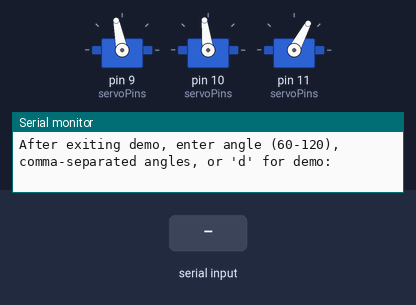
A sketch run on a simulated Arduino Uno, built with avr-gcc and run on an emulated ATmega328P. On the bench: 3 × servo, the last lines printed to the serial monitor. The inputs (shaded band) are chosen by the test bench. Random numbers use the default seed unless the sketch sets one.

Above: at 1.28 s.
1.3 s: "d,150\n" received over Serial
At 3.29 s:
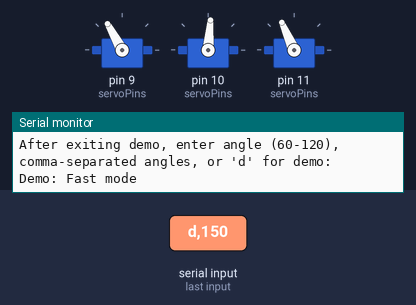
4.8 s: "d,1\n" received over Serial
At 4.8 s:
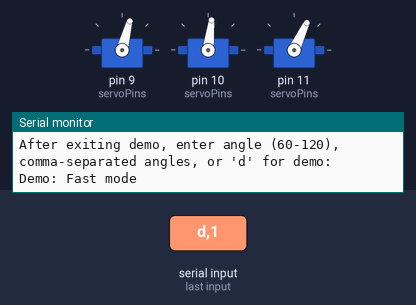
6.3 s: "d\n" received over Serial
At 6.54 s:
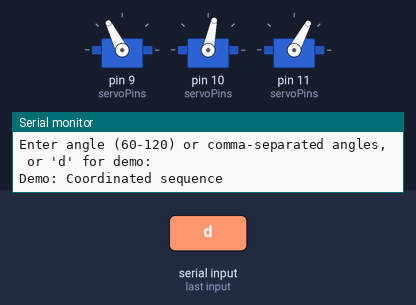
9.8 s: "d\n" received over Serial
17.1 s: "30,150,10\n" received over Serial
18.6 s: "90,45,200\n" received over Serial
At 19.9 s:
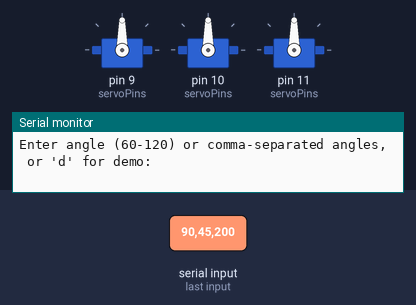
Timing chart, 0 to 21.5 s (numbered marks = the images above; inputs shaded):
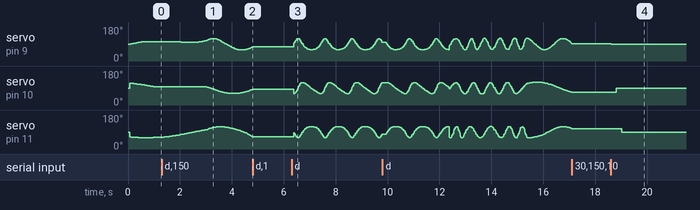

Measured:
- after the input at 18.6 s, servo on pin 9 (servoPins): 91° → 90° at once; servo on pin 10 (servoPins): 67° → 90° after 0.22 s; servo on pin 11 (servoPins): 107° → 90° after 0.42 s
- by itself, servo on pin 11 (servoPins): rises from 62° to 118° in 2.2 s, then falls to 65° in 1.3 s

The sketch:

ServoAngleController.ino
```cpp
#include <Servo.h>

Servo servos[3];                // Create array of servo objects
String inputString = "";        // String to hold incoming data
boolean stringComplete = false; // Whether the string is complete
boolean demoRunning = true;     // Flag for demo mode - start in demo mode by default

// Add these global variables at the top with other declarations
const int STEP_DELAY = 15;               // Delay between each degree of movement (milliseconds)
const int MIN_ANGLE = 60;                // Minimum allowed angle
const int MAX_ANGLE = 120;               // Maximum allowed angle
const unsigned long MOVE_DURATION = 200; // Total time for movement in milliseconds
int currentAngles[3] = {90, 90, 90};     // Keep track of current positions, start in middle
const int servoPins[3] = {9, 10, 11};    // Pins for the servos

// Ease-in-out function (returns value between 0 and 1)
float easeInOut(float t)
{
  // Using sine function for smooth acceleration/deceleration
  return (1 - cos(t * PI)) / 2;
}

void setup()
{
  Serial.begin(9600);  // Initialize serial communication
  servos[0].attach(9); // Attach servos to pins
  servos[1].attach(10);
  servos[2].attach(11);
  Serial.println("Starting in demo mode (send any character to exit)");
  Serial.println("After exiting demo, enter angle (60-120), comma-separated angles, or 'd' for demo:");
}

void moveToAngle(int targetAngle, int servoIndex)
{
  // Update constrain to use new limits
  targetAngle = constrain(targetAngle, MIN_ANGLE, MAX_ANGLE);

  int startAngle = currentAngles[servoIndex];
  int angleDistance = targetAngle - startAngle;

  unsigned long startTime = millis();

  // Animate until duration is complete
  while (millis() - startTime < MOVE_DURATION)
  {
    // Calculate progress (0 to 1)
    float progress = (float)(millis() - startTime) / MOVE_DURATION;

    // Apply easing function
    float easedProgress = easeInOut(progress);

    // Calculate new position
    currentAngles[servoIndex] = startAngle + (angleDistance * easedProgress);
    servos[servoIndex].write(currentAngles[servoIndex]);

    delay(5); // Small delay for smooth movement
  }

  // Ensure we end exactly at target
  currentAngles[servoIndex] = targetAngle;
  servos[servoIndex].write(currentAngles[servoIndex]);

  Serial.print("Servo ");
  Serial.print(servoIndex);
  Serial.print(" reached angle: ");
  Serial.println(currentAngles[servoIndex]);
}

void moveAllServos(int targetAngle)
{
  for (int i = 0; i < 3; i++)
  {
    moveToAngle(targetAngle, i);
  }
}

void runDemo()
{
  static unsigned long lastUpdate = 0;
  static int servoPhases[3] = {0, 120, 240}; // Phase offset for each servo (in degrees)
  static unsigned long speedChangeTime = 0;
  static int speedMode = 0;                                // 0: slow, 1: fast, 2: super fast
  static const unsigned long SPEED_CHANGE_INTERVAL = 3000; // Switch speed every 3 seconds
  static float individualSpeeds[3] = {1.0, 1.0, 1.0};      // Current speed multipliers
  static float targetSpeeds[3] = {1.0, 1.0, 1.0};          // Target speed multipliers
  static unsigned long lastSpeedUpdate = 0;
  static float randomOffsets[3] = {0, 0, 0}; // Current random offsets
  static float targetOffsets[3] = {0, 0, 0}; // Target random offsets
  static unsigned long lastOffsetUpdate = 0;
  static bool coordinatedMode = false;
  static unsigned long lastModeChange = 0;
  static const unsigned long MODE_CHANGE_INTERVAL = 6000; // Switch between random and coordinated every 6 seconds
  static float coordinatedAngle = 90;
  static float coordinatedPhase = 0;

  // Switch between random and coordinated modes
  if (millis() - lastModeChange >= MODE_CHANGE_INTERVAL)
  {
    lastModeChange = millis();
    coordinatedMode = !coordinatedMode;
    Serial.println(coordinatedMode ? "Demo: Coordinated sequence" : "Demo: Random movement");
    // Reset positions when switching to coordinated mode
    if (coordinatedMode)
    {
      coordinatedPhase = 0;
      coordinatedAngle = 90;
    }
  }

  if (coordinatedMode)
  {
    if (millis() - lastUpdate >= 20)
    { // Update every 20ms
      lastUpdate = millis();

      // Calculate base angle using sine wave
      coordinatedAngle = (sin(radians(coordinatedPhase)) + 1) * (MAX_ANGLE - MIN_ANGLE) / 2 + MIN_ANGLE;

      // Much faster base speed (was 2)
      float baseSpeed = 8;

      // Speed varies based on position in the wave
      float speedMultiplier = 1.0 + sin(radians(coordinatedPhase)) * 0.5; // Varies between 0.5x and 1.5x
      coordinatedPhase += baseSpeed * speedMultiplier;                    // Variable speed wave

      // Phase offset for each servo (90 degrees apart for tighter sequence)
      for (int i = 0; i < 3; i++)
      {
        float servoPhaseOffset = i * 90; // Tighter spacing between servos
        float angle = (sin(radians(coordinatedPhase - servoPhaseOffset)) + 1) * (MAX_ANGLE - MIN_ANGLE) / 2 + MIN_ANGLE;
        servos[i].write(angle);
      }
    }
    return; // Skip the random movement code when in coordinated mode
  }

  // Original random movement code
  // Gradually update random offsets every 1000ms
  if (millis() - lastOffsetUpdate >= 1000)
  {
    lastOffsetUpdate = millis();
    for (int i = 0; i < 3; i++)
    {
      targetOffsets[i] = random(-200, 201) / 100.0;
    }
  }

  // Randomly update target speeds every 500ms
  if (millis() - lastSpeedUpdate >= 500)
  {
    lastSpeedUpdate = millis();
    for (int i = 0; i < 3; i++)
    {
      if (random(100) < 30)
      {                                            // 30% chance to change speed
        targetSpeeds[i] = random(50, 150) / 100.0; // Random speed between 0.5x and 1.5x
      }
    }
  }

  // Check if it's time to change speed mode
  if (millis() - speedChangeTime >= SPEED_CHANGE_INTERVAL)
  {
    speedMode = random(3); // Randomly select mode instead of cycling
    speedChangeTime = millis();

    switch (speedMode)
    {
    case 0:
      Serial.println("Demo: Slow mode");
      break;
    case 1:
      Serial.println("Demo: Fast mode");
      break;
    case 2:
      Serial.println("Demo: SUPER FAST mode");
      break;
    }
  }

  if (millis() - lastUpdate >= 20)
  { // Update every 20ms
    lastUpdate = millis();

    // Base speed settings
    int baseIncrement;
    switch (speedMode)
    {
    case 0:
      baseIncrement = 1; // Slow
      break;
    case 1:
      baseIncrement = 4; // Fast
      break;
    case 2:
      baseIncrement = 12; // Super fast
      break;
    }

    for (int i = 0; i < 3; i++)
    {
      // Smoothly interpolate to target speeds and offsets
      individualSpeeds[i] += (targetSpeeds[i] - individualSpeeds[i]) * 0.1;
      randomOffsets[i] += (targetOffsets[i] - randomOffsets[i]) * 0.1;

      // Apply individual speed multiplier to base increment
      float phaseIncrement = baseIncrement * individualSpeeds[i];

      // Use interpolated random offset
      float angle = (sin(radians(servoPhases[i])) + 1) * (MAX_ANGLE - MIN_ANGLE) / 2 + MIN_ANGLE + randomOffsets[i];

      // Constrain the final angle
      angle = constrain(angle, MIN_ANGLE, MAX_ANGLE);
      servos[i].write(angle);

      // Update phase with individual speed
      servoPhases[i] = (servoPhases[i] + (int)phaseIncrement) % 360;
    }
  }
}

void loop()
{
  if (demoRunning)
  {
    runDemo();

    // Check if we should exit demo mode
    if (Serial.available())
    {
      demoRunning = false;
      Serial.println("\nExiting demo mode");
      Serial.println("Enter angle (60-120), comma-separated angles, or 'd' for demo:");
    }
    return;
  }

  // Process input when a complete string is received
  if (stringComplete)
  {
    // Remove newline
    inputString.trim();

    if (inputString == "d")
    {
      Serial.println("Starting demo mode (send any character to exit)");
      demoRunning = true;
    }
    else if (inputString.indexOf(',') == -1)
    {
      // Single angle mode
      int angle = inputString.toInt();
      if (angle >= MIN_ANGLE && angle <= MAX_ANGLE)
      {
        moveAllServos(angle);
      }
      else
      {
        Serial.print("Invalid angle. Please enter a number between ");
        Serial.print(MIN_ANGLE);
        Serial.print("-");
        Serial.println(MAX_ANGLE);
      }
    }
    else
    {
      // Sequence mode
      String angleStr = inputString;
      while (angleStr.length() > 0)
      {
        int commaIndex = angleStr.indexOf(',');
        int angle;

        if (commaIndex == -1)
        {
          angle = angleStr.toInt();
          angleStr = "";
        }
        else
        {
          angle = angleStr.substring(0, commaIndex).toInt();
          angleStr = angleStr.substring(commaIndex + 1);
        }

        if (angle >= MIN_ANGLE && angle <= MAX_ANGLE)
        {
          moveAllServos(angle);
        }
        else
        {
          Serial.print("Skipping invalid angle: ");
          Serial.print(angle);
          Serial.print(". Valid range is ");
          Serial.print(MIN_ANGLE);
          Serial.print("-");
          Serial.println(MAX_ANGLE);
        }
      }
    }

    // Update prompt message
    inputString = "";
    stringComplete = false;
    Serial.print("\nEnter angle (");
    Serial.print(MIN_ANGLE);
    Serial.print("-");
    Serial.print(MAX_ANGLE);
    Serial.println(") or comma-separated angles, or 'd' for demo:");
  }
}

// Serial event handler
void serialEvent()
{
  while (Serial.available())
  {
    char inChar = (char)Serial.read();
    if (inChar == '\n')
    {
      stringComplete = true;
    }
    else
    {
      inputString += inChar;
    }
  }
}
```
